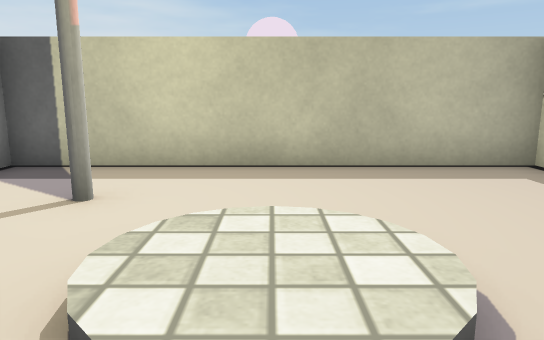
view 1 (above)

13 first-person views from a walk through a Unity game level. The camera is 0.51 m above the floor, tilts 10° down and sees 70° across. The floor is counted in squares, 0.5 m on a side. Each view is taken from the middle of a square. On the plan, view 1 faces up. The plan holds only what a view shows up to about 14 squares ahead; the rest is blank. The place goes on beyond the plan. Some surface patterns are stand-ins.

view 2
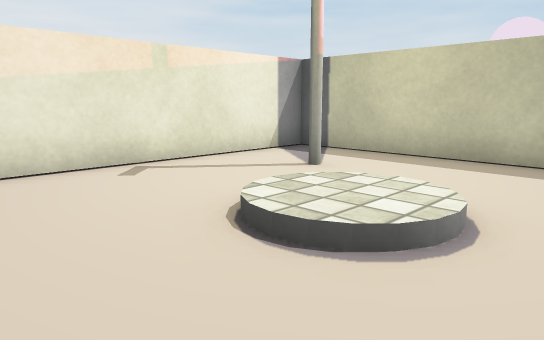

view 3
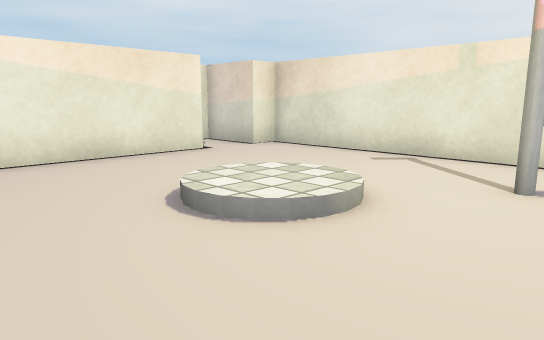

view 4
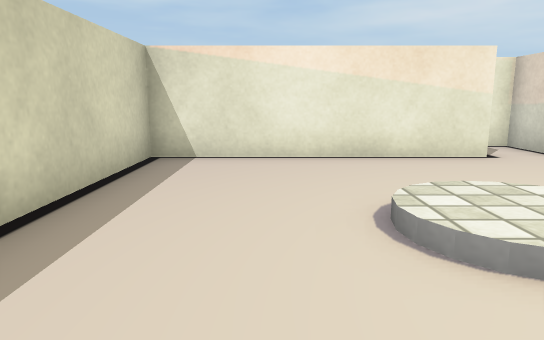

view 5
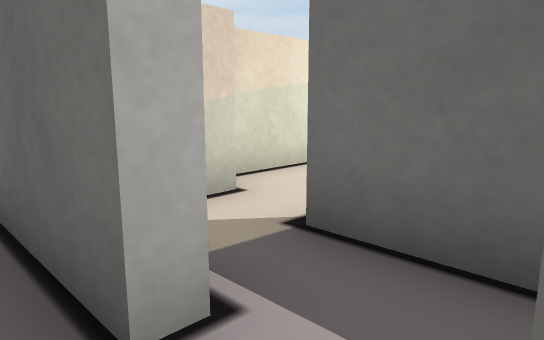

view 6
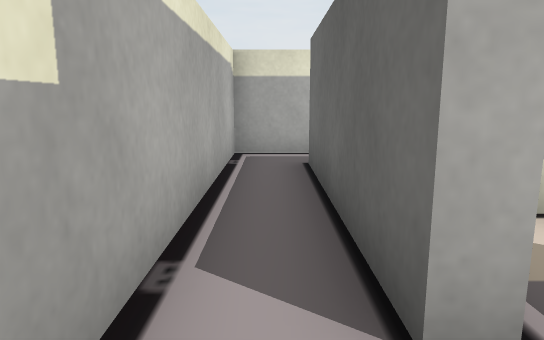

view 7
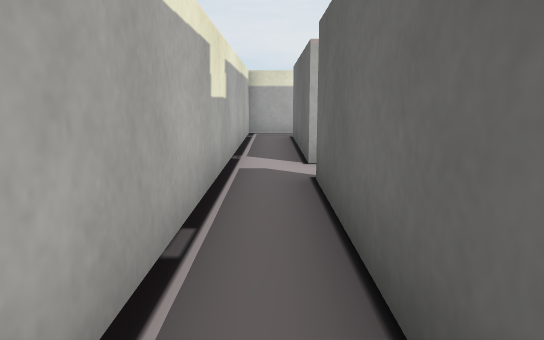

view 8
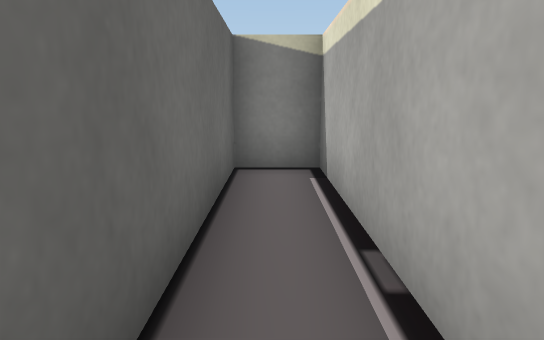

view 9
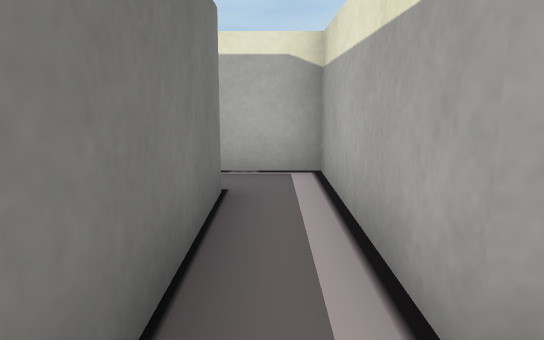

view 10
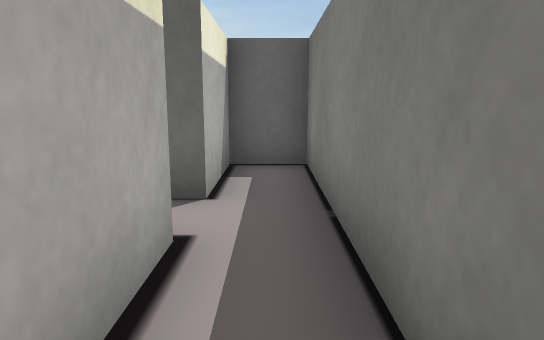

view 11
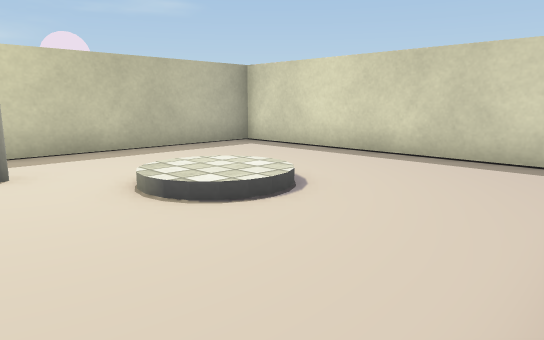

view 12
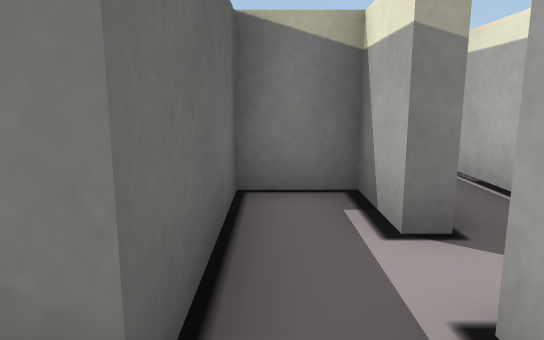

view 13
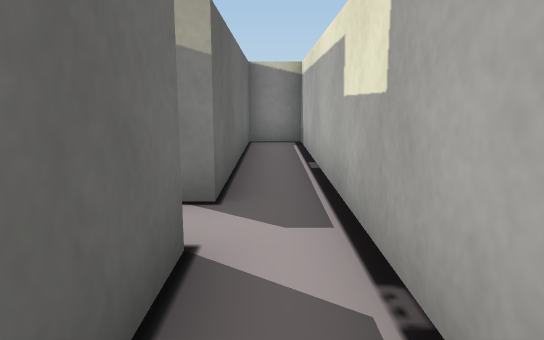

### Floor plan
Points are (right, up) in squares from view 1. A wall is a line through its corners. A room is listed if a view was taken in it or the views show most of it. See-through windows are left out.
Room 1 (views 1, 2, 3, 4)
walls: (-2, -2.2) (4.3, -2.2) (4.3, 6.2) (-4.2, 6.2) (-4.2, -2.2)
ways out: opening at (-3, -2) to room 3
objects: cylinder (-2, 4); disc (-1, 1) to (1, 3)
Room 2 (views 5, 6, 7, 8, 9, 10, 13)
walls: (-1.4, -4) (-1.4, -4.4) (-6.4, -4.4) (-6.4, 2.3) (-7.7, 2.3) (-7.7, 0); (-7.7, -1.2) (-7.7, -5.8) (6, -5.8) (6, -4.4) (-0.1, -4.4) (-0.1, -4)
ways out: opening at (-1, -4) to room 4
Room 3 (views 11, 12)
walls: (-3.5, -2.2) (-3.5, -4) (-1.4, -4); (-2, -2.6) (-2, -2.2)
ways out: opening at (-3, -2) to room 1; opening at (-2, -3) to room 4
Room 4 (no view inside)
walls: (-0.1, -4) (1.4, -4) (1.4, -2.6) (-2, -2.6)
ways out: opening at (-1, -4) to room 2; opening at (-2, -3) to room 3

Where each view was taken, in squares from view 1:
view 1: 0 up, 0 right, facing up
view 2: 1 down, 2 right, facing up-left
view 3: 5 up, 3 right, facing down-left
view 4: 5 up, 2 right, facing down
view 5: 5 down, 0 right, facing up-left
view 6: 5 down, 0 right, facing left
view 7: 5 down, 5 right, facing left
view 8: 5 down, 0 right, facing right
view 9: 0 up, 7 left, facing down
view 10: 4 down, 7 left, facing up
view 11: 2 down, 3 left, facing up-right
view 12: 3 down, 3 left, facing right
view 13: 5 down, 4 left, facing right
